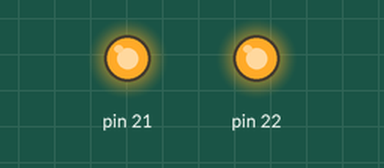
Simulated run of this sketch. Board: Arduino Mega 2560, built with avr-gcc and run on an emulated ATmega2560. Parts: output pins drawn as LEDs (lit = HIGH).

Above: at 2.5 s.
At 7.5 s:
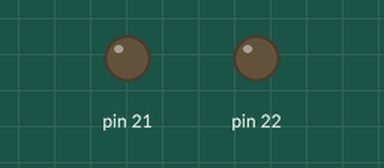
Timing chart, 0 to 13.0 s (numbered marks = the images above):
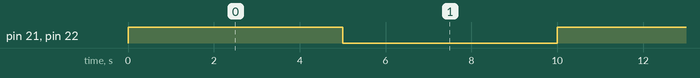

The sketch:

basic_io_test.ino
```cpp
void setup(){
  pinMode(21,OUTPUT);
  pinMode(22,OUTPUT);
}

void loop(){
  digitalWrite(21,HIGH);
  digitalWrite(22,HIGH);
  delay(5000);
  digitalWrite(21,LOW);
  digitalWrite(22,LOW);
  delay(5000);
}
```

Measured:
- by itself, pin 21, pin 22: alternates HIGH for 5.0 s and LOW for 5.0 s
